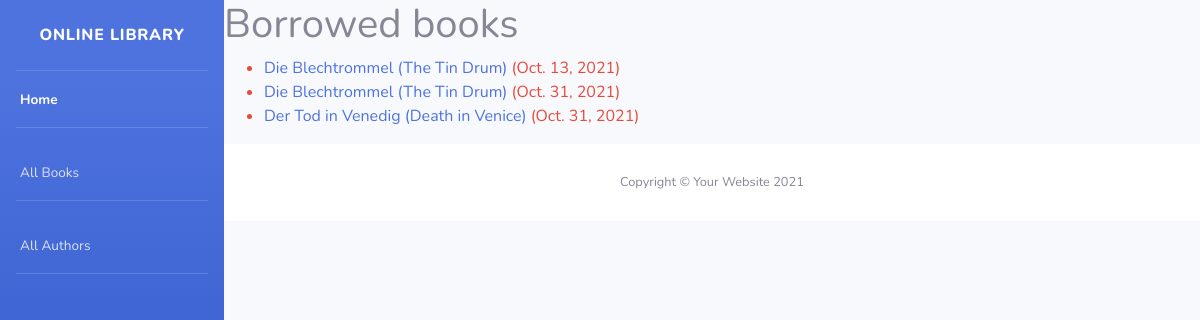
/catalog/mybooks/ (signed in), run on the app's committed database.
### catalog/models.py (models this page shows, shortened)
class BookInstance(models.Model):
    id = models.UUIDField(primary_key=True, default=uuid.uuid4,
                          help_text='Unique ID for this particular book across whole library')
    book = models.ForeignKey('Book', on_delete=models.RESTRICT, null=True)
    imprint = models.CharField(max_length=200)
    due_back = models.DateField(null=True, blank=True)
    borrower = models.ForeignKey(User, on_delete=models.SET_NULL, null=True, blank=True)
    LOAN_STATUS = (
        ('m', 'Maintenance'),
        ('o', 'On loan'),
        ('a', 'Available'),
        ('r', 'Reserved'),
    )
    status = models.CharField(
        max_length=1,
        choices=LOAN_STATUS,
        blank=True,
        default='m',
        help_text='Book availability',
    )
    class Meta:
        ordering = ['due_back']
        permissions = (("can_mark_returned", "Set book as returned"),)
    @property
    def is_overdue(self):
        if self.due_back and date.today() > self.due_back:
            return True
        return False

class Book(models.Model):
    title = models.CharField(max_length=200)
    author = models.ForeignKey('Author', on_delete=models.SET_NULL, null=True)
    summary = models.TextField(max_length=1000, help_text='Enter a brief description of the book')
    isbn = models.CharField('ISBN', max_length=13, unique=True,
                            help_text='13 Character <a href="https://www.isbn-international.org/content/what-isbn">ISBN number</a>')
    genre = models.ManyToManyField(Genre, help_text='Select a genre for this book')
    def display_genre(self):
        """Create a string for the Genre. This is required to display genre in Admin."""
        return ', '.join(genre.name for genre in self.genre.all()[:3])
    display_genre.short_description = 'Genre'

### catalog/views.py (the view)
# urls.py: path('mybooks/', views.LoanedBooksByUserListView.as_view(), name='my-borrowed'),
class LoanedBooksByUserListView(LoginRequiredMixin, generic.ListView):
    model = BookInstance
    template_name = 'catalog/bookinstance_list_borrowed_user.html'
    paginate_by = 10
    def get_queryset(self):
        return BookInstance.objects.filter(borrower=self.request.user).filter(status__exact='o').order_by('due_back')

### catalog/templates/catalog/bookinstance_list_borrowed_user.html
{% extends "base_generic.html" %}
{% block content %}
    <h1>Borrowed books</h1>
    {% if bookinstance_list %}
    <ul>
      {% for bookinst in bookinstance_list %}
      <li class="{% if bookinst.is_overdue %}text-danger{% endif %}">
        <a href="{% url 'book-detail' bookinst.book.pk %}">{{bookinst.book.title}}</a> ({{ bookinst.due_back }})
      </li>
      {% endfor %}
    </ul>
    {% else %}
      <p>There are no books borrowed.</p>
    {% endif %}
{% endblock %}

### data on the page
BookInstance: book "Die Blechtrommel (The Tin Drum)", due_back "Oct. 13, 2021"
BookInstance: book "Die Blechtrommel (The Tin Drum)", due_back "Oct. 31, 2021"
BookInstance: book "Der Tod in Venedig (Death in Venice)", due_back "Oct. 31, 2021"
